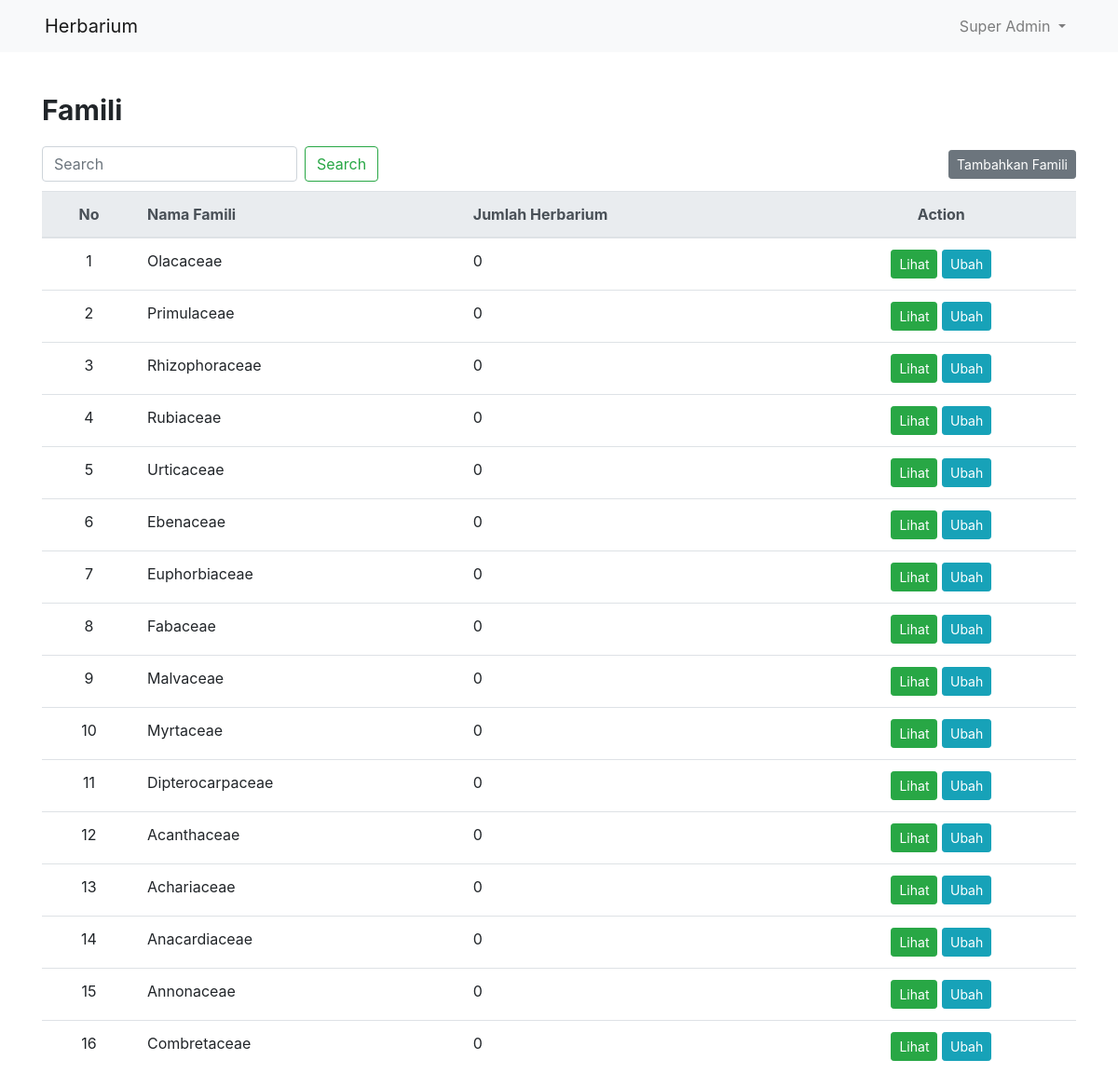
Screenshot of /index.php/admin/famili with the database file from the repository.
### tables this page shows
CREATE TABLE `familia` (
  `id_familia` int(11) UNSIGNED NOT NULL,
  `familia` varchar(255) NOT NULL,
  `total_herbarium` int(11) UNSIGNED NOT NULL DEFAULT '0',
  `id_user` int(11) UNSIGNED NOT NULL,
  `created_at` datetime NOT NULL,
  `updated_at` datetime NOT NULL
);

### application/controllers/Admin.php (called while the page is built, shortened)
<?php
class Admin extends CI_Controller {
    public function __construct()
    {
        $this->load->library('form_validation');
        $this->load->library('session');
        $this->load->helper('form');
        $this->load->helper('url');
    }
    public function famili() {
        $data['familia'] = $this->db->get('familia')->result_array();
        $this->load->view('templates/header_admin');
        $this->load->view('admin/admin_famili',$data);
        $this->load->view('templates/footer');
    }
}
?>

### index.php (called while the page is built, shortened)
<?php
require_once BASEPATH.'core/CodeIgniter.php';

### application/views/admin/admin_famili.php (the view)
<div class="container">
    <p class="title-menu"> Famili </p>
    <div class="wrap-search">
        <form class="form-inline my-2 my-lg-0">
        <input class="form-control mr-sm-2" type="search" placeholder="Search" aria-label="Search">
        <button class="btn btn-outline-success my-2 my-sm-0" type="submit">Search</button>
        <button type="button" class="btn btn-secondary btn-sm ml-auto">Tambahkan Famili</button>
        </form>
    </div>
    <div class="table-responsive-md">
        <table class="table table-hover">
            <thead class="thead-light">
                <tr>
                    <th scope="col" class="text-center">No</th>
                    <th scope="col">Nama Famili</th>
                    <th scope="col">Jumlah Herbarium</th>
                    <th scope="col" class="text-center">Action</th>
                </tr>
            </thead>
            <tbody>
            <?php foreach ($familia as $nama_famili) { ?>
                <tr>
                    <td scope="row" class="text-center"><?= $nama_famili['id_familia'] ?></td>
                    <td><?= $nama_famili['familia'] ?></td>
                    <td><?= $nama_famili['total_herbarium'] ?></td>
                    <td class="text-center">
                        <button type="button" class="btn btn-success btn-sm">Lihat</button>
                        <button type="button" class="btn btn-info btn-sm">Ubah</button>
                    </td>
                </tr>
            <?php } ?>
            </tbody>
        </table>
    </div>
</div>

### application/views/templates/header_admin.php (shortened to what this page needs)
<!DOCTYPE html>
<html>
<head>
    <link rel="stylesheet" href="https://maxcdn.bootstrapcdn.com/bootstrap/4.0.0/css/bootstrap.min.css">
    <link rel="stylesheet" href="<?= base_url('assets/css/style.css'); ?>">
    <link href="https://unpkg.com/gijgo@1.9.13/css/gijgo.min.css" rel="stylesheet" type="text/css" />
</head>
<body>
<nav class="navbar navbar-expand-lg navbar-light bg-light navbar-padding">
  <a class="navbar-brand" href="<?= base_url('Admin') ?>">Herbarium</a>
  <div class="collapse navbar-collapse" id="navbarNavDropdown">
    <ul class="navbar-nav ml-auto">
      <li class="nav-item dropdown">
        <a class="nav-link dropdown-toggle" href="#" id="navbarDropdownMenuLink" data-toggle="dropdown" aria-haspopup="true" aria-expanded="false">
          Super Admin
        </a>
      </li>
    </ul>
  </div>
</nav>

### application/views/templates/footer.php (shortened to what this page needs)
</body>
</html>

### assets/css/style.css (style rules this page uses)
.navbar-padding { padding: .5rem 3rem; }
.title-menu { font-size: 30px; font-weight: bold; margin-top: 40px; }
.wrap-search { margin-bottom: 10px; }
:root { --input-padding-x: .75rem; --input-padding-y: .75rem; }

### rows the page displays
familia: id_familia "1", familia "Olacaceae", total_herbarium "0"
familia: id_familia "2", familia "Primulaceae", total_herbarium "0"
familia: id_familia "3", familia "Rhizophoraceae", total_herbarium "0"
familia: id_familia "4", familia "Rubiaceae", total_herbarium "0"
familia: id_familia "5", familia "Urticaceae", total_herbarium "0"
familia: id_familia "6", familia "Ebenaceae", total_herbarium "0"
familia: id_familia "7", familia "Euphorbiaceae", total_herbarium "0"
familia: id_familia "8", familia "Fabaceae", total_herbarium "0"
familia: id_familia "9", familia "Malvaceae", total_herbarium "0"
familia: id_familia "10", familia "Myrtaceae", total_herbarium "0"
familia: id_familia "11", familia "Dipterocarpaceae", total_herbarium "0"
familia: id_familia "12", familia "Acanthaceae", total_herbarium "0"
familia: id_familia "13", familia "Achariaceae", total_herbarium "0"
familia: id_familia "14", familia "Anacardiaceae", total_herbarium "0"
familia: id_familia "15", familia "Annonaceae", total_herbarium "0"
familia: id_familia "16", familia "Combretaceae", total_herbarium "0"
